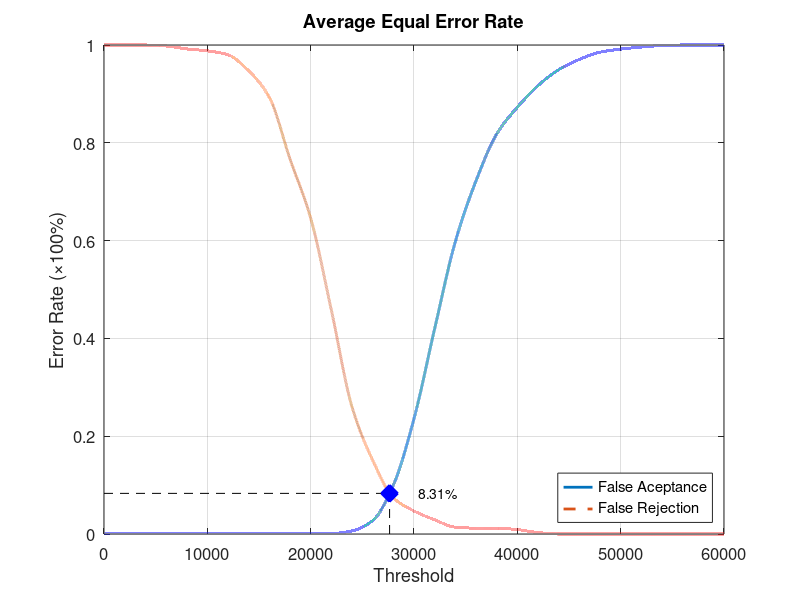
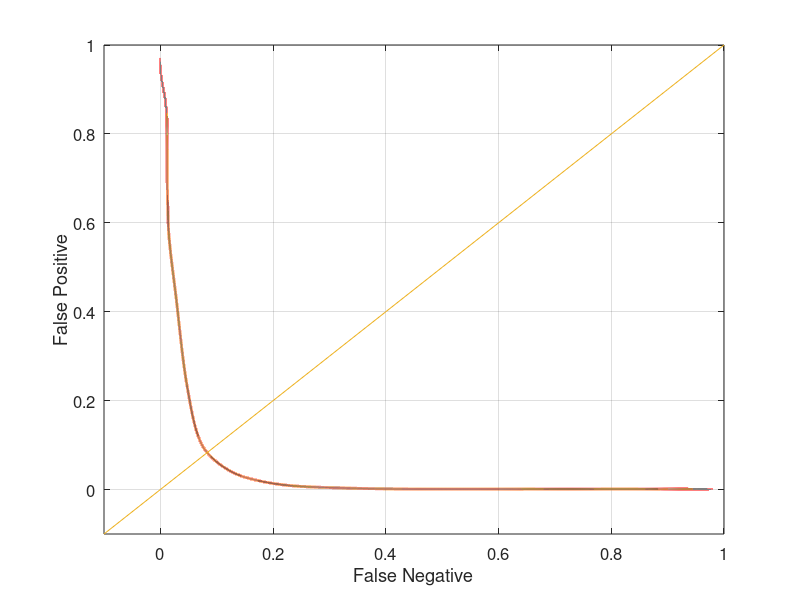

Here is the MATLAB script that generated these plots, in order:
function yEER = Database1Average
close all;
clear;
clc;
x = 0:2000:60000;
xq = 0:0.5:60000;

y0 = [0 0.00105263 0.00105263 0.00105263 0.00105263 0.00105263 0.00105263 0.00105263 0.00105263 0.00105263 0.00105263 0.00105263 0.00631579 0.0273684 0.1 0.235789 0.42 0.597895 0.722105 0.817895 0.872632 0.916842 0.949474 0.970526 0.985263 0.991579 0.99579 0.998947 1 1 1];
yy0 = interp1(x, y0, xq, 'pchip');
y1 = [1 1 1 0.998 0.992 0.988 0.98 0.947 0.893 0.767 0.646 0.458 0.26 0.151 0.074 0.047 0.029 0.014 0.012 0.012 0.009 0.003 0 0 0 0 0 0 0 0 0];
yy1 = interp1(x, y1, xq, 'pchip');

% Calculating EER: 
y2 = abs(y0 - y1);
find(y2 == min(y2))
yy2 = abs(yy0 - yy1);
xEER = find(yy2 == min(yy2));
xEERIndex = xq(xEER) % X-axis EER
yEER = yy0(xEER) % Y-axis EER

main = figure
plot(xq, yy0,'-','LineWidth', 2);	hold on
plot(xq, yy1,'--','LineWidth', 2);	hold on
plot([xEERIndex xEERIndex], [0 yEER], 'k--');	hold on
plot([0 xEERIndex], [yEER yEER], 'k--');	hold on
plot(xEERIndex, yEER, 'bx', 'LineWidth', 10);	hold on
text(xEERIndex + 10 * xEERIndex / 100, yEER, [num2str(round((10000 * yEER)) / 100) '%'])
legend('False Aceptance', 'False Rejection', 'Location', 'SouthEast')
xlabel('Threshold')
ylabel('Error Rate (\times100%)')
title('Average Equal Error Rate')
set(gca, 'FontSize', 12)
axis([0 60000 0 1])
grid on

print(main, 'Database1AverageMain', '-dpng');
FNRxFPR = figure('Color', [1 1 1]);
plot(yy1, yy0, '-', yy1, yy0, 'LineWidth', 2);
hold on
y = -0.1:0.1:1
plot(y, y); 
set(gca, 'FontSize', 12)
xlabel('False Negative')
ylabel('False Positive')
axis([-0.1 1 -0.1 1])
set(gca, 'FontSize', 12)
grid on

print(FNRxFPR, 'Database1AverageFNRxFPR','-dpng');
end
